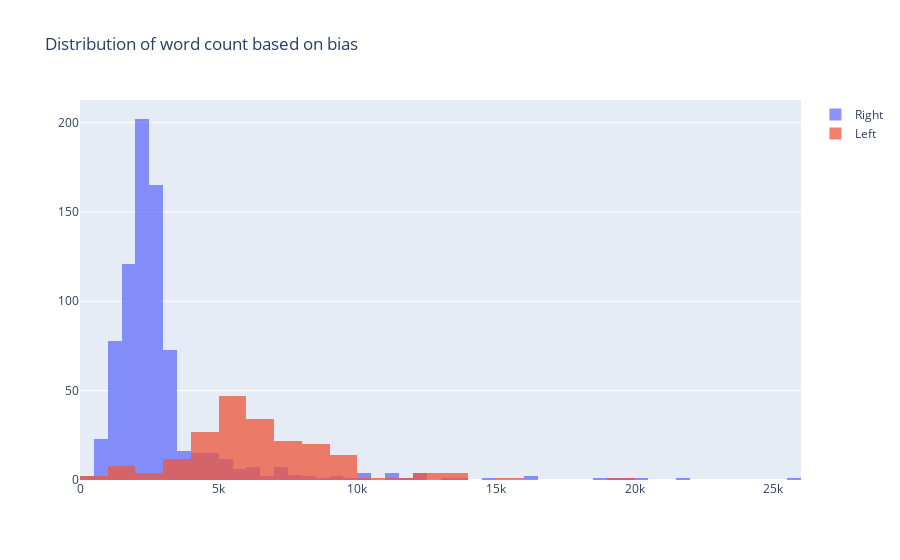

Write notebook code for a chart like this one.
### Code cell
x1 = df.loc[df['Bias_num'] == 1, 'word_count']
x0 = df.loc[df['Bias_num'] == 0, 'word_count']

trace1 = go.Histogram(
    x=x0, name='Right',
    opacity=0.75
)
trace2 = go.Histogram(
    x=x1, name = 'Left',
    opacity=0.75
)

data = [trace1, trace2]
layout = go.Layout(barmode='overlay', title='Distribution of word count based on bias')
fig = go.Figure(data=data, layout=layout)
fig.show()

### Figure 1 — Plotly figure (JSON) as saved in the notebook; plotly's stock layout.template omitted (floating-point values rounded to 4 significant figures; data arrays with more than 128 entries replaced by an {"elided": "..."} marker saying what was removed)
{"data": [{"name": "Right", "opacity": 0.75, "type": "histogram", "x": {"elided": "777 int values"}}, {"name": "Left", "opacity": 0.75, "type": "histogram", "x": {"elided": "202 int values"}}], "layout": {"barmode": "overlay", "title": {"text": "Distribution of word count based on bias"}}}
